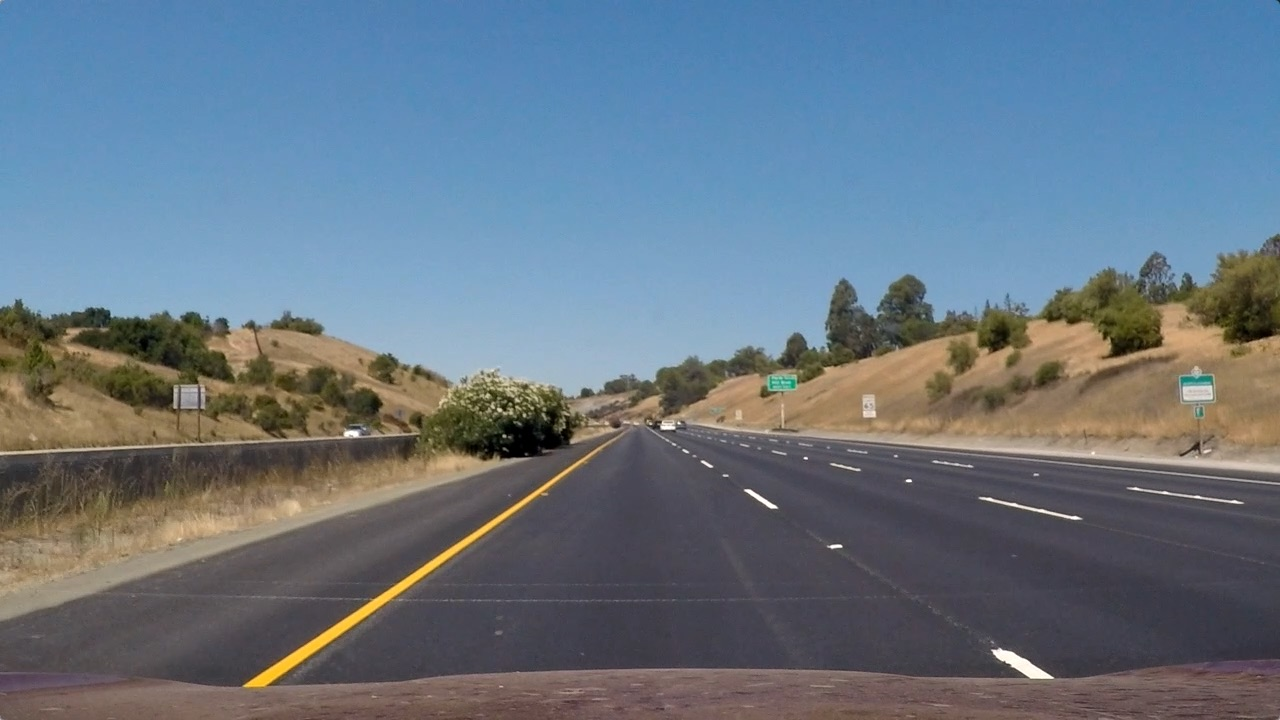
#> input picture test_images/straight_lines1.jpg, 1280 x 720 px
$ jupyter execute --allow-errors P4.ipynb   (shell and % lines are left out)   (older library calls are emulated)
#> lines starting #> are read from the running program, lines starting #| are printed output that depends on the picture; after the words box and inside, x2 and y2 are one past the last pixel; in counts of white or black regions, pixels touching at a corner belong together
## Pipeline

#### Camera calibration
#### Distortion correction
#### Color/gradient threshold
#### Perspective transform
#### Detect lane lines
#### Determine the lane curvature

[cell 1]
#importing some useful packages
import matplotlib.pyplot as plt
import matplotlib.image as mpimg
import numpy as np
import cv2

## Calibrate Camera

[cell 2]
import glob

# prepare object points, like (0,0,0), (1,0,0), (2,0,0) ....,(6,5,0)
objp = np.zeros((6*9,3), np.float32)
objp[:,:2] = np.mgrid[0:9, 0:6].T.reshape(-1,2)

# Arrays to store object points and image points from all the images.
objpoints = [] # 3d points in real world space
imgpoints = [] # 2d points in image plane.

# Make a list of calibration images
images = glob.glob('camera_cal/*.jpg')

# Step through the list and search for chessboard corners
for idx, fname in enumerate(images):
    img = mpimg.imread(fname)
    gray = cv2.cvtColor(img, cv2.COLOR_BGR2GRAY)

    # Find the chessboard corners
    ret, corners = cv2.findChessboardCorners(gray, (9,6), None)

    # If found, add object points, image points
    if ret == True:
        objpoints.append(objp)
        imgpoints.append(corners)

#> (a cell that did not finish here is left out)

[cell 4]
def cal_undistort(img):
    # Use cv2.calibrateCamera() and cv2.undistort()
#     gray = cv2.cvtColor(img,cv2.COLOR_BGR2GRAY)
#     ret, corners = cv2.findChessboardCorners(gray, (9,6), None)
#     img = cv2.drawChessboardCorners(img, (9,6), corners, ret)

    undist = cv2.undistort(img, mtx, dist, None, mtx)
    return undist

## Read a test image

#> (a cell that did not finish here is left out)

#> (a cell that did not finish here is left out)

[cell 7]
### Compare Images

[cell 8]
# [8 lines left out: function print2ims, not called in this run]

#> (a cell that did not finish here is left out)

## Perspective Transform

[cell 10]
image = mpimg.imread('test_images/straight_lines1.jpg')
#> image is the input picture: shape (720, 1280, 3); mean R, G, B 103.2, 117.7, 131.2
# print2ims(image, cal_undistort(image))

[cell 11]
src = np.float32([[700, 450],
                  [1150, 720],
                  [200, 720],
                  [590, 450]])

dst = np.float32([[1150, 0],
                  [1150, 720],
                  [300, 720],
                  [300, 0]])

M = cv2.getPerspectiveTransform(src, dst)
Minv = cv2.getPerspectiveTransform(dst, src)

def warp(img):
    img_size = (img.shape[1], img.shape[0])
    warped = cv2.warpPerspective(img, M, img_size, flags=cv2.INTER_LINEAR)
    return warped

[cell 12]
print(src[3])

[cell 13]
# [6 lines of commented-out code are left out]

[cell 14]
# #destination points
# plt.imshow(image)
# plt.plot(60, 720, '.')  # bottom left
# plt.plot(1200, 720, '.') # bottom right
# plt.plot(60, 0, '*')  # top left
# plt.plot(1200, 0, '.')  # top right

#> (a cell that did not finish here is left out)

#> (a cell that did not finish here is left out)

[cell 17]
# Sobel

[cell 18]
# [19 lines left out: function abs_sobel_thresh, not called in this run]

[cell 19]
# Magnitude of the Gradient

[cell 20]
# [19 lines left out: function mag_thresh, not called in this run]

[cell 21]
# Direction of the Gradient

[cell 22]
# [16 lines left out: function dir_threshold, not called in this run]

[cell 23]
# COMBINE SOBEL_X AND SBINARY

[cell 24]
def pipeline(img):
    # Convert to HLS color space and separate the V channel
    hls = cv2.cvtColor(img, cv2.COLOR_RGB2HLS)
#> hls: shape (720, 1280, 3); mean of channels 0, 1, 2 85.5, 117, 67
    s_channel = hls[:,:,2]

    gray = cv2.cvtColor(img, cv2.COLOR_RGB2GRAY)
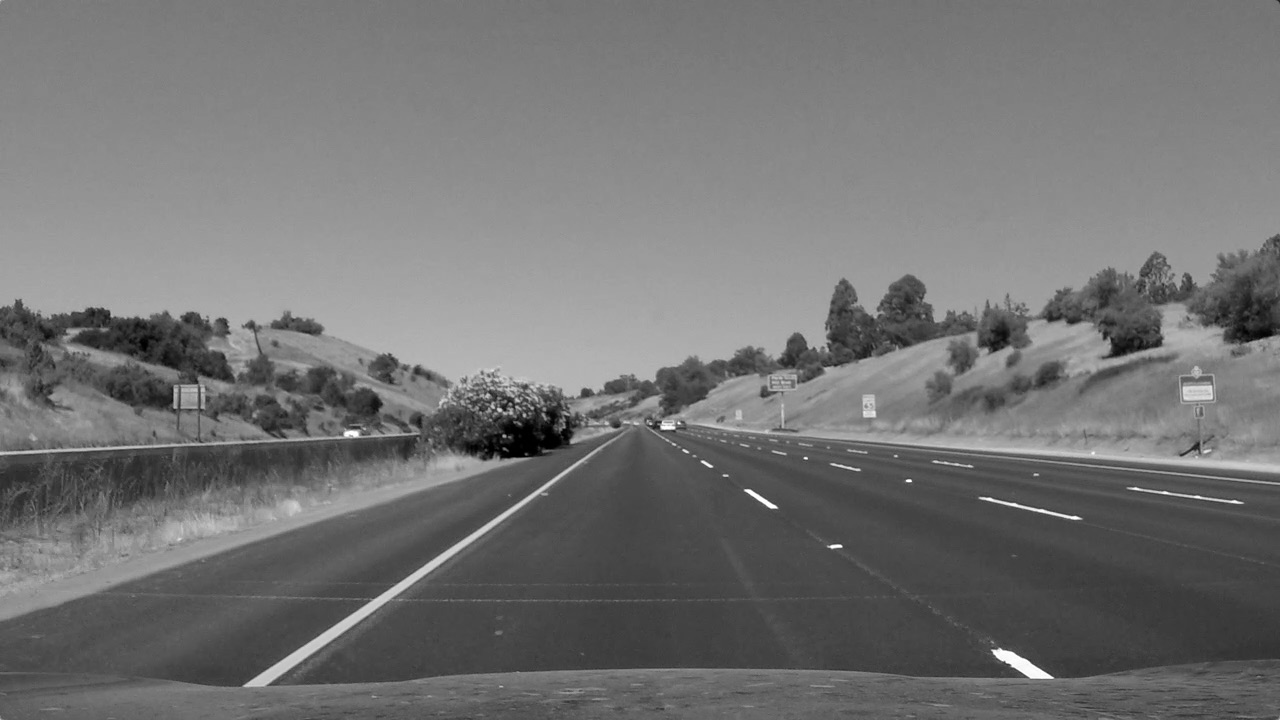
#> gray: shape (720, 1280); min 0, max 255, mean 114.9

    # Sobel x
    sobelx = cv2.Sobel(s_channel, cv2.CV_64F, 1, 0) # Take the derivative in x
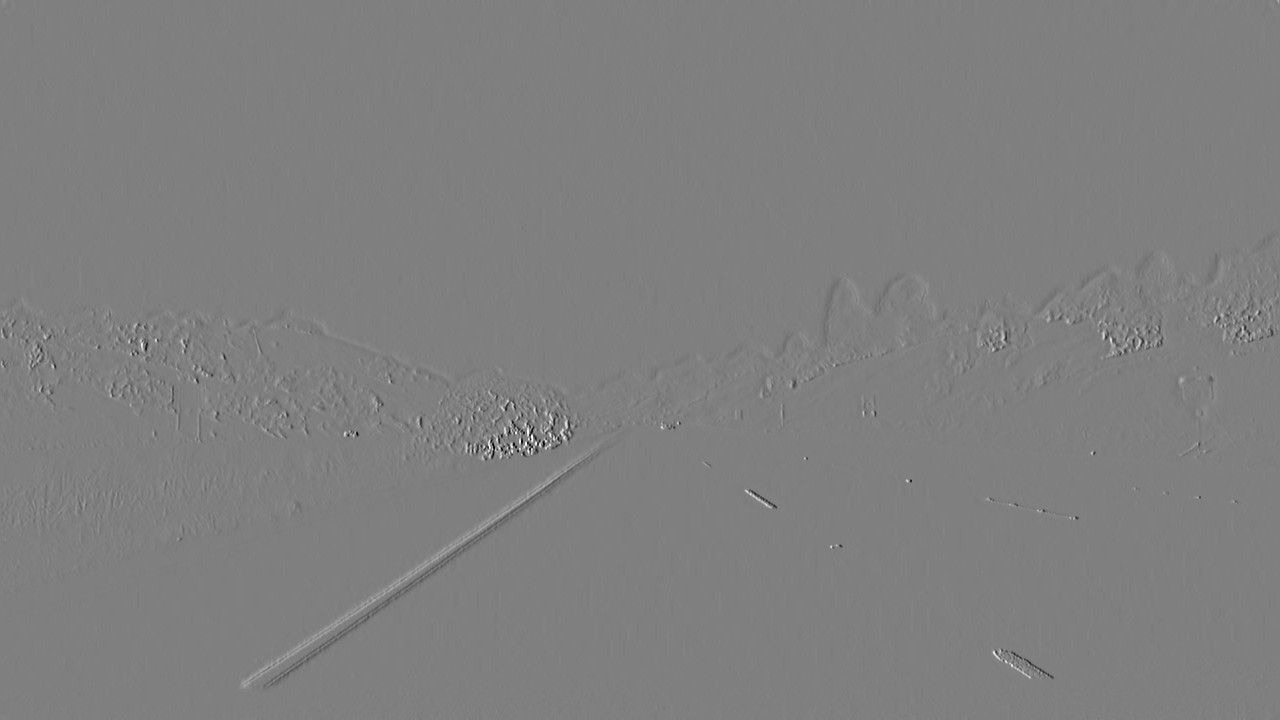
#> sobelx: shape (720, 1280) float64; min -1020, max 1020, mean -0.1; drawn with min black and max white
    abs_sobelx = np.absolute(sobelx) # Absolute x derivative to accentuate lines away from horizontal
    scaled_sobel = np.uint8(255*abs_sobelx/np.max(abs_sobelx))

    # Threshold x gradient
    thresh_min = 20
    thresh_max = 100
    sxbinary = np.zeros_like(scaled_sobel)
    sxbinary[(scaled_sobel >= thresh_min) & (scaled_sobel <= thresh_max)] = 1

    # Threshold color channel
    s_thresh_min = 170
    s_thresh_max = 255
    s_binary = np.zeros_like(s_channel)
    s_binary[(s_channel >= s_thresh_min) & (s_channel <= s_thresh_max)] = 1

    # Stack each channel
    # Note color_binary[:, :, 0] is all 0s, effectively an all black image. It might
    # be beneficial to replace this channel with something else.
    color_binary = np.dstack(( np.zeros_like(sxbinary), sxbinary, s_binary)) * 255

    combined_binary = np.zeros_like(sxbinary)
    combined_binary[(s_binary == 1) | (sxbinary == 1)] = 1

    return color_binary, combined_binary

[cell 25]
# [12 lines of commented-out code are left out]

[cell 26]
# [10 lines of commented-out code are left out]

[cell 27]
color_binary, combined_binary = pipeline(image)
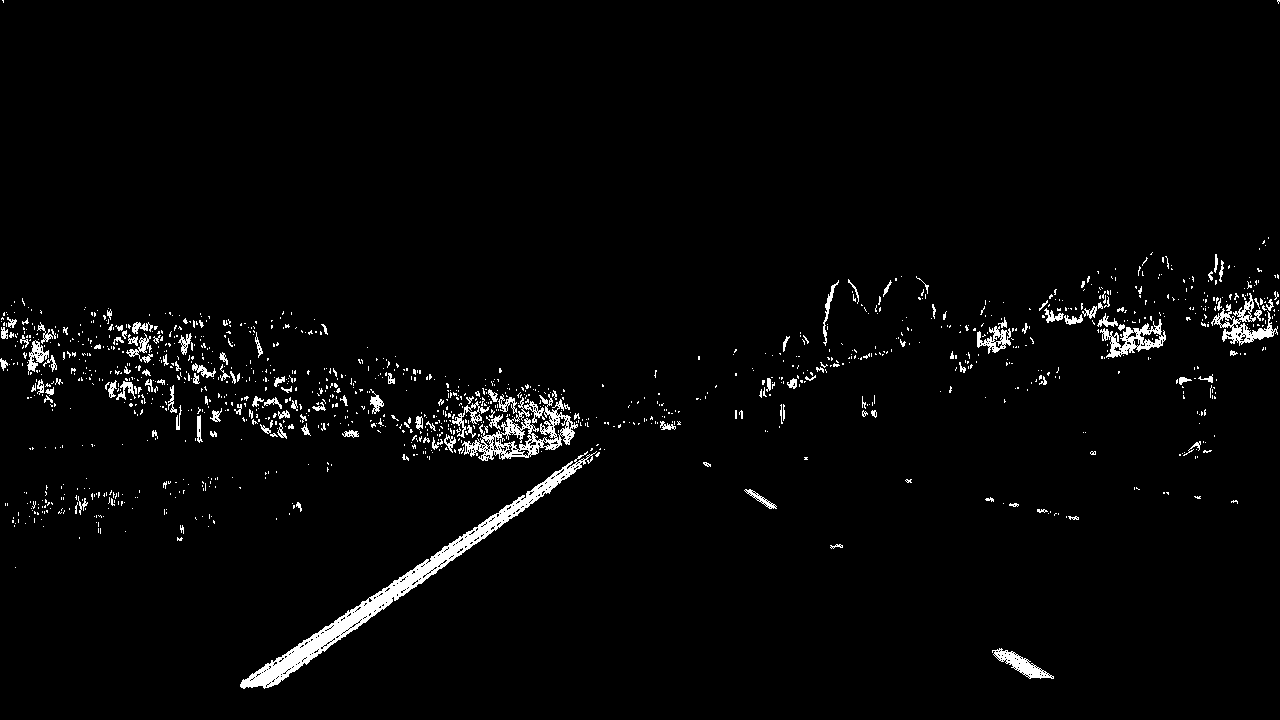
#> combined_binary: shape (720, 1280); values 0 (black) and 1 (white), 2.6% white; 1284 white regions (1138 under 20 px), largest, box (x1, y1, x2, y2) and area: (240, 451, 597, 689) 5960, (462, 394, 578, 461) 2394, (1211, 293, 1278, 346) 1047

# Plot the result
f, (ax1, ax2) = plt.subplots(1, 2, figsize=(24, 9))
f.tight_layout()

ax1.imshow(color_binary)
ax1.set_title('Stacked thresholds', fontsize=40)

ax2.imshow(combined_binary, cmap='gray')
ax2.set_title('Combined S channel and gradient thresholds', fontsize=40)
plt.subplots_adjust(left=0., right=1, top=0.9, bottom=0.)

[cell 28]
warped = warp(combined_binary)
#> in warp, `warped = cv2.warpPerspective(img, M, img_size, flags=cv2.INTER_LINEAR)`: warped: shape (720, 1280); values 0 (black) and 1 (white), 5.1% white; 7 white regions, largest, box (x1, y1, x2, y2) and area: (273, 12, 399, 710) 40384, (1062, 425, 1104, 508) 2251, (375, 33, 408, 127) 1771
f, (ax1, ax2) = plt.subplots(1, 2, figsize=(24, 9))
f.tight_layout()

ax1.imshow(combined_binary, cmap='gray')
ax1.set_title('Original', fontsize=40)

ax2.imshow(warped, cmap='gray')
ax2.set_title('Warped', fontsize=40)
plt.subplots_adjust(left=0., right=1, top=0.9, bottom=0.)

## Find the Lines

[cell 29]
binary_warped = warped

[cell 30]
# Assuming you have created a warped binary image called "binary_warped"
# Take a histogram of the bottom half of the image
prev_righty = 0
# [131 lines left out: function findLines, not called in this run]

[cell 31]
## Test on Videos

[cell 32]
# [21 lines left out: function process_image2, not called in this run]

def process_image(image):
    # NOTE: The output you return should be a color image (3 channel) for processing video below
    # TODO: put your pipeline here,
    # you should return the final output (image where lines are drawn on lanes)
    undist = cal_undistort(image)
    _, combined = pipeline(undist)
    warped = warp(combined)
    _, _, _, _, lined = findLines(warped)
    # Combine the result with the original image
    result = cv2.addWeighted(image, 1, lined, 0.3, 0)
    return result

[cell 33]
### Visualize

[cell 34]
image = mpimg.imread('test_images/test1.jpg')
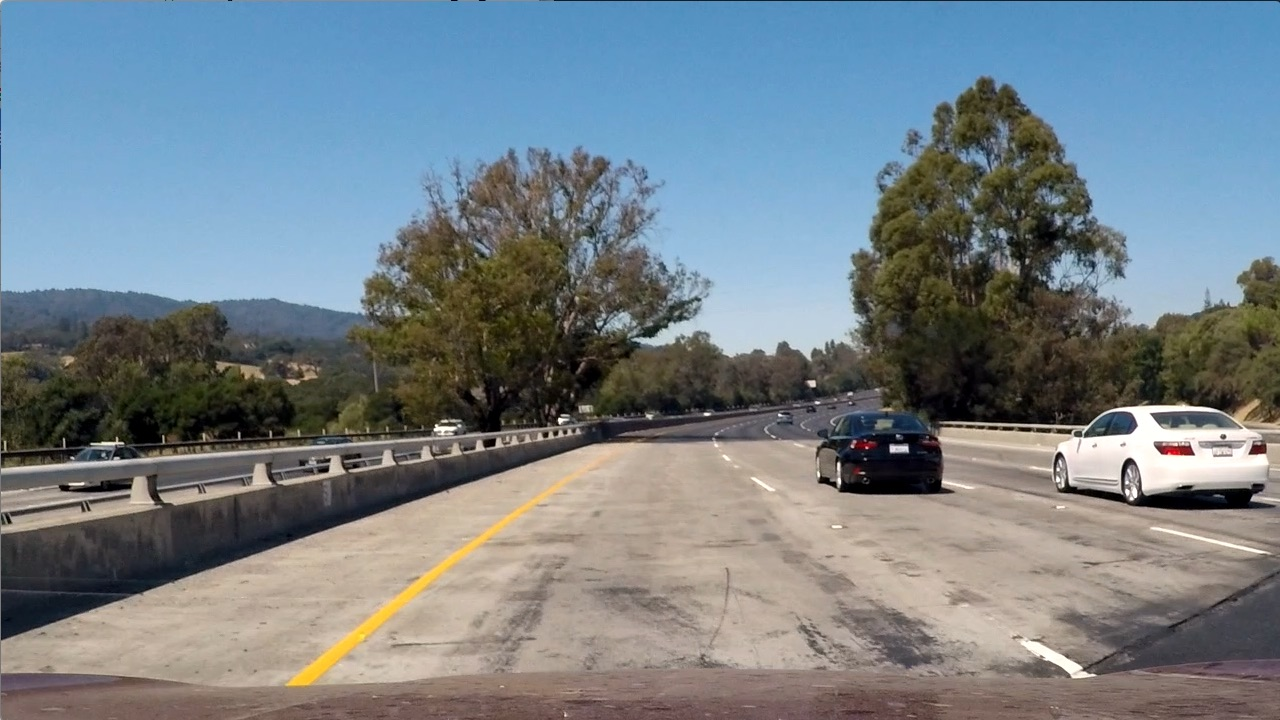
#> input picture test_images/test1.jpg, 1280 x 720 px
#> image is the input picture: shape (720, 1280, 3); mean R, G, B 117.5, 128.7, 135.5
#> (the rest of this cell did not finish here and is left out)
